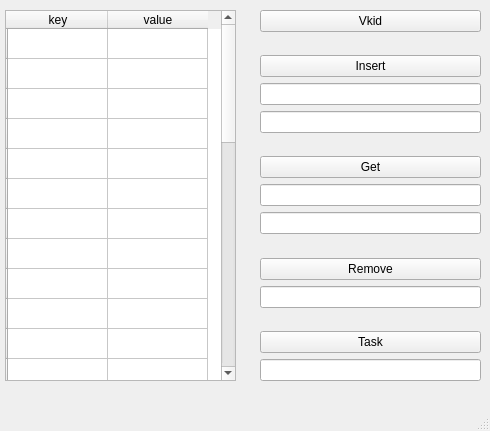
<?xml version="1.0" encoding="UTF-8"?>
<ui version="4.0">
 <class>MainWindow</class>
 <widget class="QMainWindow" name="MainWindow">
  <property name="geometry">
   <rect>
    <x>0</x>
    <y>0</y>
    <width>490</width>
    <height>431</height>
   </rect>
  </property>
  <property name="windowTitle">
   <string>MainWindow</string>
  </property>
  <widget class="QWidget" name="centralwidget">
   <widget class="QTableWidget" name="tableWidget">
    <property name="geometry">
     <rect>
      <x>5</x>
      <y>10</y>
      <width>231</width>
      <height>371</height>
     </rect>
    </property>
    <row>
     <property name="text">
      <string/>
     </property>
    </row>
    <row>
     <property name="text">
      <string/>
     </property>
    </row>
    <row>
     <property name="text">
      <string/>
     </property>
    </row>
    <row>
     <property name="text">
      <string/>
     </property>
    </row>
    <row>
     <property name="text">
      <string/>
     </property>
    </row>
    <row>
     <property name="text">
      <string/>
     </property>
    </row>
    <row>
     <property name="text">
      <string/>
     </property>
    </row>
    <row>
     <property name="text">
      <string/>
     </property>
    </row>
    <row>
     <property name="text">
      <string/>
     </property>
    </row>
    <row>
     <property name="text">
      <string/>
     </property>
    </row>
    <row>
     <property name="text">
      <string/>
     </property>
    </row>
    <row>
     <property name="text">
      <string/>
     </property>
    </row>
    <row>
     <property name="text">
      <string/>
     </property>
    </row>
    <row>
     <property name="text">
      <string/>
     </property>
    </row>
    <row>
     <property name="text">
      <string/>
     </property>
    </row>
    <row>
     <property name="text">
      <string/>
     </property>
    </row>
    <row>
     <property name="text">
      <string/>
     </property>
    </row>
    <row>
     <property name="text">
      <string/>
     </property>
    </row>
    <row>
     <property name="text">
      <string/>
     </property>
    </row>
    <row>
     <property name="text">
      <string/>
     </property>
    </row>
    <row>
     <property name="text">
      <string/>
     </property>
    </row>
    <row>
     <property name="text">
      <string/>
     </property>
    </row>
    <row>
     <property name="text">
      <string/>
     </property>
    </row>
    <row>
     <property name="text">
      <string/>
     </property>
    </row>
    <row>
     <property name="text">
      <string/>
     </property>
    </row>
    <row>
     <property name="text">
      <string/>
     </property>
    </row>
    <row>
     <property name="text">
      <string/>
     </property>
    </row>
    <row>
     <property name="text">
      <string/>
     </property>
    </row>
    <row>
     <property name="text">
      <string/>
     </property>
    </row>
    <row>
     <property name="text">
      <string/>
     </property>
    </row>
    <row>
     <property name="text">
      <string/>
     </property>
    </row>
    <row>
     <property name="text">
      <string/>
     </property>
    </row>
    <column>
     <property name="text">
      <string>key</string>
     </property>
    </column>
    <column>
     <property name="text">
      <string>value</string>
     </property>
    </column>
   </widget>
   <widget class="QWidget" name="verticalLayoutWidget">
    <property name="geometry">
     <rect>
      <x>260</x>
      <y>10</y>
      <width>221</width>
      <height>371</height>
     </rect>
    </property>
    <layout class="QVBoxLayout" name="verticalLayout">
     <item>
      <widget class="QPushButton" name="pushButton_5">
       <property name="text">
        <string>Vkid</string>
       </property>
      </widget>
     </item>
     <item>
      <spacer name="verticalSpacer_4">
       <property name="orientation">
        <enum>Qt::Vertical</enum>
       </property>
       <property name="sizeHint" stdset="0">
        <size>
         <width>20</width>
         <height>40</height>
        </size>
       </property>
      </spacer>
     </item>
     <item>
      <widget class="QPushButton" name="pushButton">
       <property name="text">
        <string>Insert</string>
       </property>
      </widget>
     </item>
     <item>
      <widget class="QLineEdit" name="lineEdit_2"/>
     </item>
     <item>
      <widget class="QLineEdit" name="lineEdit_3"/>
     </item>
     <item>
      <spacer name="verticalSpacer">
       <property name="orientation">
        <enum>Qt::Vertical</enum>
       </property>
       <property name="sizeHint" stdset="0">
        <size>
         <width>20</width>
         <height>40</height>
        </size>
       </property>
      </spacer>
     </item>
     <item>
      <widget class="QPushButton" name="pushButton_2">
       <property name="text">
        <string>Get</string>
       </property>
      </widget>
     </item>
     <item>
      <widget class="QLineEdit" name="lineEdit_4"/>
     </item>
     <item>
      <widget class="QLineEdit" name="lineEdit"/>
     </item>
     <item>
      <spacer name="verticalSpacer_3">
       <property name="orientation">
        <enum>Qt::Vertical</enum>
       </property>
       <property name="sizeHint" stdset="0">
        <size>
         <width>20</width>
         <height>40</height>
        </size>
       </property>
      </spacer>
     </item>
     <item>
      <widget class="QPushButton" name="pushButton_3">
       <property name="text">
        <string>Remove</string>
       </property>
      </widget>
     </item>
     <item>
      <widget class="QLineEdit" name="lineEdit_5"/>
     </item>
     <item>
      <spacer name="verticalSpacer_2">
       <property name="orientation">
        <enum>Qt::Vertical</enum>
       </property>
       <property name="sizeHint" stdset="0">
        <size>
         <width>20</width>
         <height>40</height>
        </size>
       </property>
      </spacer>
     </item>
     <item>
      <widget class="QPushButton" name="pushButton_4">
       <property name="text">
        <string>Task</string>
       </property>
      </widget>
     </item>
     <item>
      <widget class="QLineEdit" name="lineEdit_6"/>
     </item>
    </layout>
   </widget>
  </widget>
  <widget class="QMenuBar" name="menubar">
   <property name="geometry">
    <rect>
     <x>0</x>
     <y>0</y>
     <width>490</width>
     <height>22</height>
    </rect>
   </property>
  </widget>
  <widget class="QStatusBar" name="statusbar"/>
 </widget>
 <resources/>
 <connections/>
</ui>
